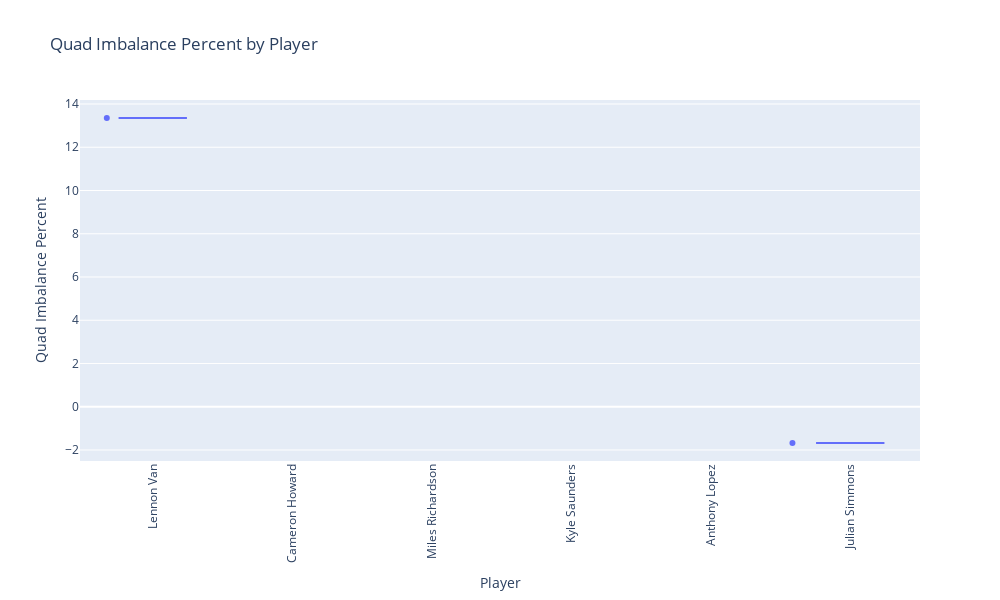

The code cell stored with this chart in its notebook:
### Code cell
import plotly.express as px

# Creating an interactive violin plot with Plotly for 'Quad Imbalance Percent' by player ('Name_x')
fig = px.violin(merged_data, x='Name_x', y='Quad Imbalance Percent', box=True, points="all",
                title='Quad Imbalance Percent by Player',
                labels={'Name_x': 'Player', 'Quad Imbalance Percent': 'Quad Imbalance Percent'})

# Update layout for better readability
fig.update_layout(xaxis_tickangle=-90, width=1000, height=600)

# Display the interactive plot
fig.show()

### Figure 1 — Plotly figure (JSON) as saved in the notebook; plotly's stock layout.template omitted (floating-point values rounded to 4 significant figures; data arrays with more than 128 entries replaced by an {"elided": "..."} marker saying what was removed)
{"data": [{"alignmentgroup": "True", "box": {"visible": true}, "hovertemplate": "Player=%{x}<br>Quad Imbalance Percent=%{y}<extra></extra>", "legendgroup": "", "marker": {"color": "#636efa"}, "name": "", "offsetgroup": "", "orientation": "v", "points": "all", "scalegroup": "True", "showlegend": false, "type": "violin", "x": {"elided": "2721 str values"}, "x0": " ", "xaxis": "x", "y": {"elided": "2721 float values"}, "y0": " ", "yaxis": "y"}], "layout": {"height": 600, "legend": {"tracegroupgap": 0}, "title": {"text": "Quad Imbalance Percent by Player"}, "violinmode": "group", "width": 1000, "xaxis": {"anchor": "y", "domain": [0, 1], "tickangle": -90, "title": {"text": "Player"}}, "yaxis": {"anchor": "x", "domain": [0, 1], "title": {"text": "Quad Imbalance Percent"}}}}
